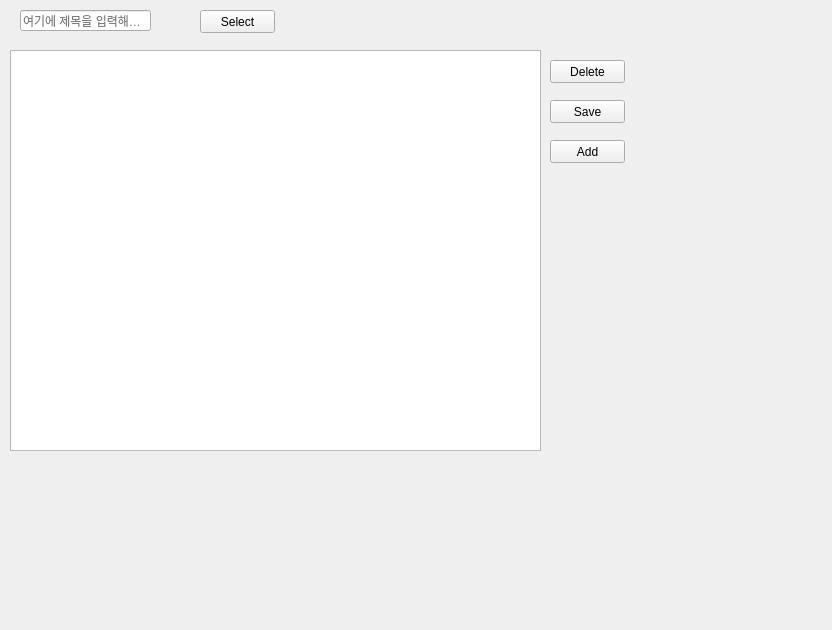
<?xml version="1.0" encoding="UTF-8"?>
<ui version="4.0">
 <class>Form</class>
 <widget class="QWidget" name="Form">
  <property name="geometry">
   <rect>
    <x>0</x>
    <y>0</y>
    <width>832</width>
    <height>630</height>
   </rect>
  </property>
  <property name="windowTitle">
   <string>Form</string>
  </property>
  <widget class="QPushButton" name="select">
   <property name="geometry">
    <rect>
     <x>200</x>
     <y>10</y>
     <width>75</width>
     <height>23</height>
    </rect>
   </property>
   <property name="text">
    <string>Select</string>
   </property>
  </widget>
  <widget class="QLineEdit" name="search_tb">
   <property name="geometry">
    <rect>
     <x>20</x>
     <y>10</y>
     <width>131</width>
     <height>21</height>
    </rect>
   </property>
   <property name="toolTip">
    <string>여기에 값을 입력해주세요.</string>
   </property>
   <property name="text">
    <string/>
   </property>
   <property name="placeholderText">
    <string>여기에 제목을 입력해주세요.</string>
   </property>
  </widget>
  <widget class="QTableWidget" name="tableWidget">
   <property name="geometry">
    <rect>
     <x>10</x>
     <y>50</y>
     <width>531</width>
     <height>401</height>
    </rect>
   </property>
   <property name="editTriggers">
    <set>QAbstractItemView::DoubleClicked</set>
   </property>
   <property name="selectionBehavior">
    <enum>QAbstractItemView::SelectRows</enum>
   </property>
  </widget>
  <widget class="QPushButton" name="delete_2">
   <property name="geometry">
    <rect>
     <x>550</x>
     <y>60</y>
     <width>75</width>
     <height>23</height>
    </rect>
   </property>
   <property name="text">
    <string>Delete</string>
   </property>
  </widget>
  <widget class="QPushButton" name="save_btn">
   <property name="geometry">
    <rect>
     <x>550</x>
     <y>100</y>
     <width>75</width>
     <height>23</height>
    </rect>
   </property>
   <property name="text">
    <string>Save</string>
   </property>
  </widget>
  <widget class="QPushButton" name="add_btn">
   <property name="geometry">
    <rect>
     <x>550</x>
     <y>140</y>
     <width>75</width>
     <height>23</height>
    </rect>
   </property>
   <property name="text">
    <string>Add</string>
   </property>
  </widget>
 </widget>
 <resources/>
 <connections>
  <connection>
   <sender>select</sender>
   <signal>clicked()</signal>
   <receiver>Form</receiver>
   <slot>select_m()</slot>
   <hints>
    <hint type="sourcelabel">
     <x>167</x>
     <y>17</y>
    </hint>
    <hint type="destinationlabel">
     <x>91</x>
     <y>68</y>
    </hint>
   </hints>
  </connection>
  <connection>
   <sender>search_tb</sender>
   <signal>editingFinished()</signal>
   <receiver>Form</receiver>
   <slot>search()</slot>
   <hints>
    <hint type="sourcelabel">
     <x>50</x>
     <y>21</y>
    </hint>
    <hint type="destinationlabel">
     <x>88</x>
     <y>45</y>
    </hint>
   </hints>
  </connection>
  <connection>
   <sender>delete_2</sender>
   <signal>clicked()</signal>
   <receiver>Form</receiver>
   <slot>delete()</slot>
   <hints>
    <hint type="sourcelabel">
     <x>572</x>
     <y>78</y>
    </hint>
    <hint type="destinationlabel">
     <x>579</x>
     <y>127</y>
    </hint>
   </hints>
  </connection>
  <connection>
   <sender>save_btn</sender>
   <signal>clicked()</signal>
   <receiver>Form</receiver>
   <slot>save()</slot>
   <hints>
    <hint type="sourcelabel">
     <x>600</x>
     <y>108</y>
    </hint>
    <hint type="destinationlabel">
     <x>628</x>
     <y>197</y>
    </hint>
   </hints>
  </connection>
  <connection>
   <sender>add_btn</sender>
   <signal>clicked()</signal>
   <receiver>Form</receiver>
   <slot>add()</slot>
   <hints>
    <hint type="sourcelabel">
     <x>563</x>
     <y>151</y>
    </hint>
    <hint type="destinationlabel">
     <x>607</x>
     <y>193</y>
    </hint>
   </hints>
  </connection>
 </connections>
 <slots>
  <slot>select_m()</slot>
  <slot>search()</slot>
  <slot>delete()</slot>
  <slot>save()</slot>
  <slot>add()</slot>
 </slots>
</ui>
